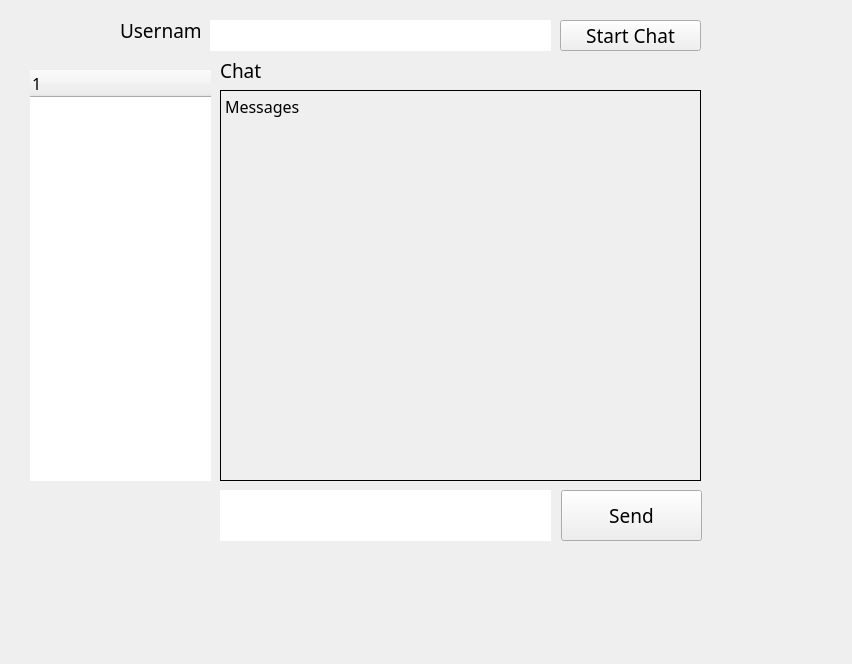
   <widget class="QWidget" name="MessagesPage">
    <widget class="QLabel" name="Messages_ChatLabel">
     <property name="geometry">
      <rect>
       <x>220</x>
       <y>50</y>
       <width>211</width>
       <height>41</height>
      </rect>
     </property>
     <property name="font">
      <font>
       <family>Source Sans Pro</family>
       <pointsize>14</pointsize>
       <weight>50</weight>
       <bold>false</bold>
      </font>
     </property>
     <property name="text">
      <string>Chat</string>
     </property>
    </widget>
    <widget class="QLabel" name="Messages_Background">
     <property name="geometry">
      <rect>
       <x>0</x>
       <y>0</y>
       <width>843</width>
       <height>655</height>
      </rect>
     </property>
     <property name="sizePolicy">
      <sizepolicy hsizetype="Fixed" vsizetype="Fixed">
       <horstretch>0</horstretch>
       <verstretch>0</verstretch>
      </sizepolicy>
     </property>
     <property name="text">
      <string/>
     </property>
    </widget>
    <widget class="QPushButton" name="Messages_StartChatButton">
     <property name="geometry">
      <rect>
       <x>560</x>
       <y>20</y>
       <width>141</width>
       <height>31</height>
      </rect>
     </property>
     <property name="font">
      <font>
       <family>Coolvetica Rg</family>
       <pointsize>14</pointsize>
      </font>
     </property>
     <property name="text">
      <string>Start Chat</string>
     </property>
     <property name="flat">
      <bool>false</bool>
     </property>
    </widget>
    <widget class="QPushButton" name="Messages_SendButton">
     <property name="geometry">
      <rect>
       <x>561</x>
       <y>490</y>
       <width>141</width>
       <height>51</height>
      </rect>
     </property>
     <property name="font">
      <font>
       <family>Coolvetica Rg</family>
       <pointsize>14</pointsize>
      </font>
     </property>
     <property name="text">
      <string>Send</string>
     </property>
     <property name="flat">
      <bool>false</bool>
     </property>
    </widget>
    <widget class="QPlainTextEdit" name="Messages_SendInput">
     <property name="geometry">
      <rect>
       <x>220</x>
       <y>490</y>
       <width>331</width>
       <height>51</height>
      </rect>
     </property>
     <property name="font">
      <font>
       <family>Source Sans Pro</family>
       <pointsize>12</pointsize>
      </font>
     </property>
     <property name="frameShape">
      <enum>QFrame::NoFrame</enum>
     </property>
    </widget>
    <widget class="QLabel" name="Messages_MessagesDisplay">
     <property name="geometry">
      <rect>
       <x>220</x>
       <y>90</y>
       <width>481</width>
       <height>391</height>
      </rect>
     </property>
     <property name="font">
      <font>
       <family>Source Sans Pro</family>
       <pointsize>12</pointsize>
       <weight>50</weight>
       <bold>false</bold>
      </font>
     </property>
     <property name="autoFillBackground">
      <bool>true</bool>
     </property>
     <property name="frameShape">
      <enum>QFrame::Box</enum>
     </property>
     <property name="text">
      <string>Messages</string>
     </property>
     <property name="alignment">
      <set>Qt::AlignLeading|Qt::AlignLeft|Qt::AlignTop</set>
     </property>
    </widget>
    <widget class="QLabel" name="Messages_UsernameLabel">
     <property name="geometry">
      <rect>
       <x>120</x>
       <y>10</y>
       <width>81</width>
       <height>41</height>
      </rect>
     </property>
     <property name="font">
      <font>
       <family>Source Sans Pro</family>
       <pointsize>14</pointsize>
       <weight>50</weight>
       <bold>false</bold>
      </font>
     </property>
     <property name="text">
      <string>Username</string>
     </property>
    </widget>
    <widget class="QLineEdit" name="Messages_UsernameInput">
     <property name="geometry">
      <rect>
       <x>210</x>
       <y>20</y>
       <width>341</width>
       <height>31</height>
      </rect>
     </property>
     <property name="font">
      <font>
       <family>Source Sans Pro</family>
       <pointsize>14</pointsize>
      </font>
     </property>
     <property name="frame">
      <bool>false</bool>
     </property>
    </widget>
    <widget class="QTreeWidget" name="Messages_UsersTree">
     <property name="geometry">
      <rect>
       <x>30</x>
       <y>70</y>
       <width>181</width>
       <height>411</height>
      </rect>
     </property>
     <property name="font">
      <font>
       <family>Source Sans Pro</family>
       <pointsize>12</pointsize>
      </font>
     </property>
     <property name="frameShape">
      <enum>QFrame::NoFrame</enum>
     </property>
    </widget>
    <zorder>Messages_Background</zorder>
    <zorder>Messages_ChatLabel</zorder>
    <zorder>Messages_StartChatButton</zorder>
    <zorder>Messages_SendButton</zorder>
    <zorder>Messages_SendInput</zorder>
    <zorder>Messages_MessagesDisplay</zorder>
    <zorder>Messages_UsernameLabel</zorder>
    <zorder>Messages_UsernameInput</zorder>
    <zorder>Messages_UsersTree</zorder>
   </widget>
